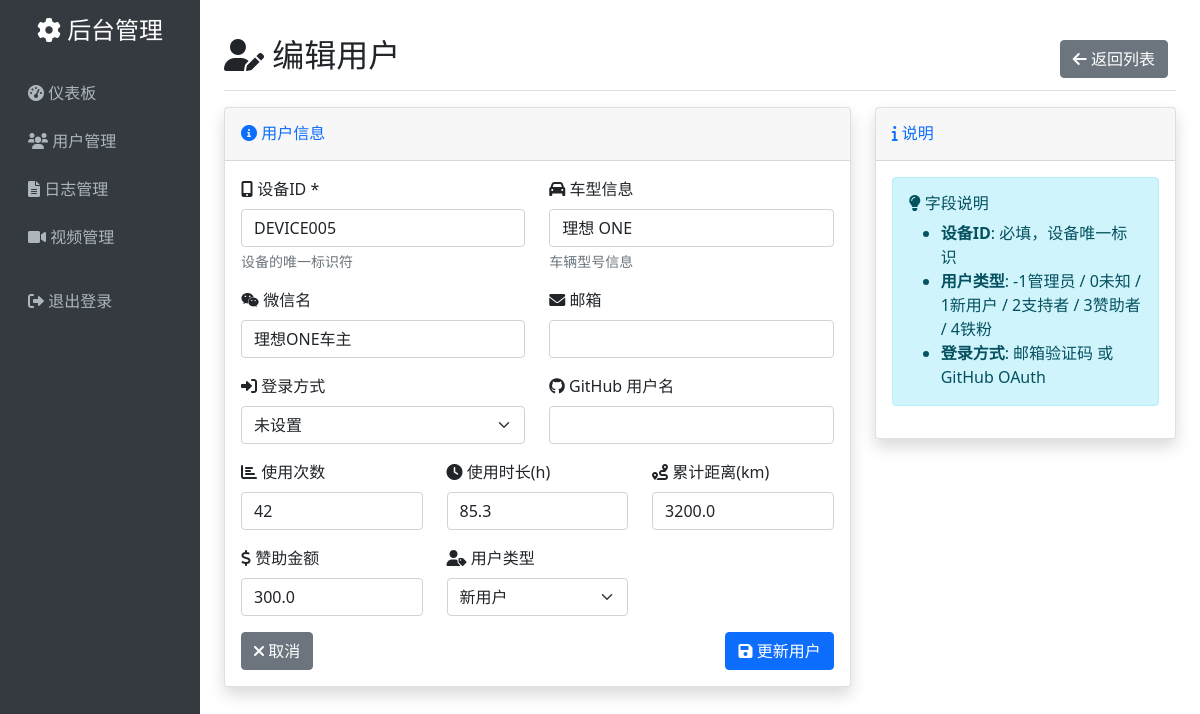
Screenshot of /admin/users/edit/5 (signed in) with the database file from the repository.
### app.py (models this page shows, shortened)
class User(db.Model):
    __tablename__ = 'users'
    id = db.Column(db.Integer, primary_key=True)
    device_id = db.Column(db.String(100), unique=True, nullable=False)
    usage_count = db.Column(db.Integer, default=0)
    usage_duration = db.Column(db.Float, default=0.0)  # 使用时长（小时）
    total_distance = db.Column(db.Float, default=0.0)  # 累计距离（公里）
    modify_time = db.Column(db.DateTime, default=datetime.utcnow)
    sponsor_amount = db.Column(db.Float, default=0.0)  # 赞助金额
    user_type = db.Column(db.Integer, default=0)  # 用户等级：-1-管理员专用，0-未知用户，1-新用户，2-支持者，3-赞助者，4-铁粉
    car_model = db.Column(db.String(100), default='')  # 车型信息
    wechat_name = db.Column(db.String(100), default='')  # 微信名
    email = db.Column(db.String(200), default='')  # 绑定邮箱
    login_method = db.Column(db.String(20), default='')  # 登录方式: email / github
    github_name = db.Column(db.String(100), default='')  # GitHub 用户名

### app.py (the view, shortened to what this page needs)
@app.route('/admin/users/edit/<int:user_id>', methods=['GET', 'POST'])
@login_required
def admin_users_edit(user_id):
    user = User.query.get_or_404(user_id)
    return render_template('admin/user_form.html', action='edit', user=user)

### app.py (called while the page is built)
def login_required(f):
    @wraps(f)
    def decorated_function(*args, **kwargs):
        if not session.get('logged_in'):
            return redirect(url_for('admin_login'))
        return f(*args, **kwargs)
    return decorated_function

### templates/admin/user_form.html (shortened to what this page needs)
{% extends "admin/base.html" %}
{% block content %}
<div class="d-flex justify-content-between flex-wrap flex-md-nowrap align-items-center pt-3 pb-2 mb-3 border-bottom">
    <h1 class="h2">
        <i class="fas fa-user-{{ 'edit' if action == 'edit' else 'plus' }}"></i>
        {{ '编辑' if action == 'edit' else '添加' }}用户
    </h1>
    <div class="btn-toolbar mb-2 mb-md-0">
        <div class="btn-group me-2">
            <a href="{{ url_for('admin_users') }}" class="btn btn-secondary">
                <i class="fas fa-arrow-left"></i> 返回列表
            </a>
        </div>
    </div>
</div>
<div class="row">
    <div class="col-lg-8">
        <div class="card shadow">
            <div class="card-header py-3">
                <h6 class="m-0 font-weight-bold text-primary">
                    <i class="fas fa-info-circle"></i> 用户信息
                </h6>
            </div>
            <div class="card-body">
                <form method="POST">
                    <div class="row">
                        <div class="col-md-6 mb-3">
                            <label for="device_id" class="form-label">
                                <i class="fas fa-mobile-alt"></i> 设备ID *
                            </label>
                            <input type="text" class="form-control" id="device_id" name="device_id"
                                   value="{{ user.device_id if user else '' }}" required>
                            <div class="form-text">设备的唯一标识符</div>
                        </div>
                        <div class="col-md-6 mb-3">
                            <label for="car_model" class="form-label">
                                <i class="fas fa-car"></i> 车型信息
                            </label>
                            <input type="text" class="form-control" id="car_model" name="car_model"
                                   value="{{ user.car_model if user else '' }}">
                            <div class="form-text">车辆型号信息</div>
                        </div>
                    </div>
                    <div class="row">
                        <div class="col-md-6 mb-3">
                            <label for="wechat_name" class="form-label">
                                <i class="fab fa-weixin"></i> 微信名
                            </label>
                            <input type="text" class="form-control" id="wechat_name" name="wechat_name"
                                   value="{{ user.wechat_name if user else '' }}">
                        </div>
                        <div class="col-md-6 mb-3">
                            <label for="email" class="form-label">
                                <i class="fas fa-envelope"></i> 邮箱
                            </label>
                            <input type="email" class="form-control" id="email" name="email"
                                   value="{{ user.email if user else '' }}">
                        </div>
                    </div>
                    <div class="row">
                        <div class="col-md-6 mb-3">
                            <label for="login_method" class="form-label">
                                <i class="fas fa-sign-in-alt"></i> 登录方式
                            </label>
                            <select class="form-select" id="login_method" name="login_method">
                                <option value="" {{ 'selected' if not user or not user.login_method else '' }}>未设置</option>
                            </select>
                        </div>
                        <div class="col-md-6 mb-3">
                            <label for="github_name" class="form-label">
                                <i class="fab fa-github"></i> GitHub 用户名
                            </label>
                            <input type="text" class="form-control" id="github_name" name="github_name"
                                   value="{{ user.github_name if user else '' }}">
                        </div>
                    </div>
                    <div class="row">
                        <div class="col-md-4 mb-3">
                            <label for="usage_count" class="form-label">
                                <i class="fas fa-chart-bar"></i> 使用次数
                            </label>
                            <input type="number" class="form-control" id="usage_count" name="usage_count"
                                   value="{{ user.usage_count if user else 0 }}" min="0">
                        </div>
                        <div class="col-md-4 mb-3">
                            <label for="usage_duration" class="form-label">
                                <i class="fas fa-clock"></i> 使用时长(h)
                            </label>
                            <input type="number" class="form-control" id="usage_duration" name="usage_duration"
                                   value="{{ user.usage_duration if user else 0 }}" min="0" step="0.1">
                        </div>
                        <div class="col-md-4 mb-3">
                            <label for="total_distance" class="form-label">
                                <i class="fas fa-route"></i> 累计距离(km)
                            </label>
                            <input type="number" class="form-control" id="total_distance" name="total_distance"
                                   value="{{ user.total_distance if user else 0 }}" min="0" step="0.1">
                        </div>
                    </div>
                    <div class="row">
                        <div class="col-md-4 mb-3">
                            <label for="sponsor_amount" class="form-label">
                                <i class="fas fa-dollar-sign"></i> 赞助金额
                            </label>
                            <input type="number" class="form-control" id="sponsor_amount" name="sponsor_amount"
                                   value="{{ user.sponsor_amount if user else 0 }}" min="0" step="0.01">
                        </div>
                        <div class="col-md-4 mb-3">
                            <label for="user_type" class="form-label">
                                <i class="fas fa-user-tag"></i> 用户类型
                            </label>
                            <select class="form-select" id="user_type" name="user_type">
                                <option value="1" {{ 'selected' if user and user.user_type == 1 else '' }}>新用户</option>
                            </select>
                        </div>
                    </div>
                    <div class="d-flex justify-content-between">
                        <a href="{{ url_for('admin_users') }}" class="btn btn-secondary">
                            <i class="fas fa-times"></i> 取消
                        </a>
                        <button type="submit" class="btn btn-primary">
                            <i class="fas fa-save"></i> {{ '更新' if action == 'edit' else '添加' }}用户
                        </button>
                    </div>
                </form>
            </div>
        </div>
    </div>
    <div class="col-lg-4">
        <div class="card shadow">
            <div class="card-header py-3">
                <h6 class="m-0 font-weight-bold text-primary">
                    <i class="fas fa-info"></i> 说明
                </h6>
            </div>
            <div class="card-body">
                <div class="alert alert-info">
                    <h6><i class="fas fa-lightbulb"></i> 字段说明</h6>
                    <ul class="mb-0">
                        <li><strong>设备ID</strong>: 必填，设备唯一标识</li>
                        <li><strong>用户类型</strong>: -1管理员 / 0未知 / 1新用户 / 2支持者 / 3赞助者 / 4铁粉</li>
                        <li><strong>登录方式</strong>: 邮箱验证码 或 GitHub OAuth</li>
                    </ul>
                </div>
            </div>
        </div>
    </div>
</div>
{% endblock %}

### templates/admin/base.html (style rules this page uses)
.alert { margin-bottom: 1rem; }

### rows the page displays
User: device_id "DEVICE005", car_model "理想 ONE", wechat_name "理想ONE车主", usage_count "42", usage_duration "85.3", total_distance "3200.0", sponsor_amount "300.0"

### other values shown
{{ '编辑' if action == 'edit' else '添加' }} "编辑"
{{ '更新' if action == 'edit' else '添加' }} "更新"
